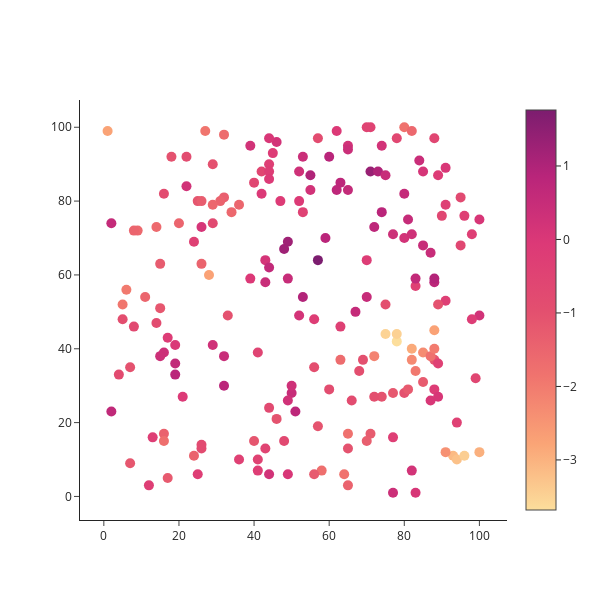

The notebook cell this image was saved under:
### Code cell
iplot(observations)

### Figure 1 — Plotly figure (JSON) as saved in the notebook; plotly's stock layout.template omitted (floating-point values rounded to 4 significant figures; data arrays with more than 128 entries replaced by an {"elided": "..."} marker saying what was removed)
{"data": [{"marker": {"color": {"elided": "200 float values"}, "colorscale": [[0, "rgb(252, 222, 156)"], [0.1667, "rgb(250, 164, 118)"], [0.3333, "rgb(240, 116, 110)"], [0.5, "rgb(227, 79, 111)"], [0.6667, "rgb(220, 57, 119)"], [0.8333, "rgb(185, 37, 122)"], [1, "rgb(124, 29, 111)"]], "showscale": true, "size": 10}, "mode": "markers", "text": {"elided": "200 str values"}, "type": "scatter", "x": {"elided": "200 int values"}, "y": {"elided": "200 int values"}}], "layout": {"height": 600, "width": 600}}
